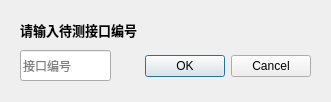
<?xml version="1.0" encoding="UTF-8"?>
<ui version="4.0">
 <class>Dialog</class>
 <widget class="QDialog" name="Dialog">
  <property name="windowModality">
   <enum>Qt::ApplicationModal</enum>
  </property>
  <property name="enabled">
   <bool>true</bool>
  </property>
  <property name="geometry">
   <rect>
    <x>0</x>
    <y>0</y>
    <width>331</width>
    <height>102</height>
   </rect>
  </property>
  <property name="minimumSize">
   <size>
    <width>331</width>
    <height>102</height>
   </size>
  </property>
  <property name="maximumSize">
   <size>
    <width>331</width>
    <height>102</height>
   </size>
  </property>
  <property name="mouseTracking">
   <bool>false</bool>
  </property>
  <widget class="QDialogButtonBox" name="buttonBox">
   <property name="geometry">
    <rect>
     <x>120</x>
     <y>50</y>
     <width>191</width>
     <height>32</height>
    </rect>
   </property>
   <property name="orientation">
    <enum>Qt::Horizontal</enum>
   </property>
   <property name="standardButtons">
    <set>QDialogButtonBox::Cancel|QDialogButtonBox::Ok</set>
   </property>
  </widget>
  <widget class="QLabel" name="label">
   <property name="geometry">
    <rect>
     <x>20</x>
     <y>20</y>
     <width>171</width>
     <height>21</height>
    </rect>
   </property>
   <property name="text">
    <string>&lt;html&gt;&lt;head/&gt;&lt;body&gt;&lt;p&gt;&lt;span style=&quot; font-size:10pt; font-weight:600;&quot;&gt;请输入待测接口编号&lt;/span&gt;&lt;/p&gt;&lt;/body&gt;&lt;/html&gt;</string>
   </property>
   <property name="textFormat">
    <enum>Qt::AutoText</enum>
   </property>
  </widget>
  <widget class="QLineEdit" name="lineEdit">
   <property name="geometry">
    <rect>
     <x>20</x>
     <y>50</y>
     <width>91</width>
     <height>31</height>
    </rect>
   </property>
   <property name="placeholderText">
    <string>接口编号</string>
   </property>
  </widget>
 </widget>
 <resources/>
 <connections>
  <connection>
   <sender>buttonBox</sender>
   <signal>accepted()</signal>
   <receiver>Dialog</receiver>
   <slot>accept()</slot>
   <hints>
    <hint type="sourcelabel">
     <x>248</x>
     <y>254</y>
    </hint>
    <hint type="destinationlabel">
     <x>157</x>
     <y>274</y>
    </hint>
   </hints>
  </connection>
  <connection>
   <sender>buttonBox</sender>
   <signal>rejected()</signal>
   <receiver>Dialog</receiver>
   <slot>reject()</slot>
   <hints>
    <hint type="sourcelabel">
     <x>316</x>
     <y>260</y>
    </hint>
    <hint type="destinationlabel">
     <x>286</x>
     <y>274</y>
    </hint>
   </hints>
  </connection>
 </connections>
</ui>
